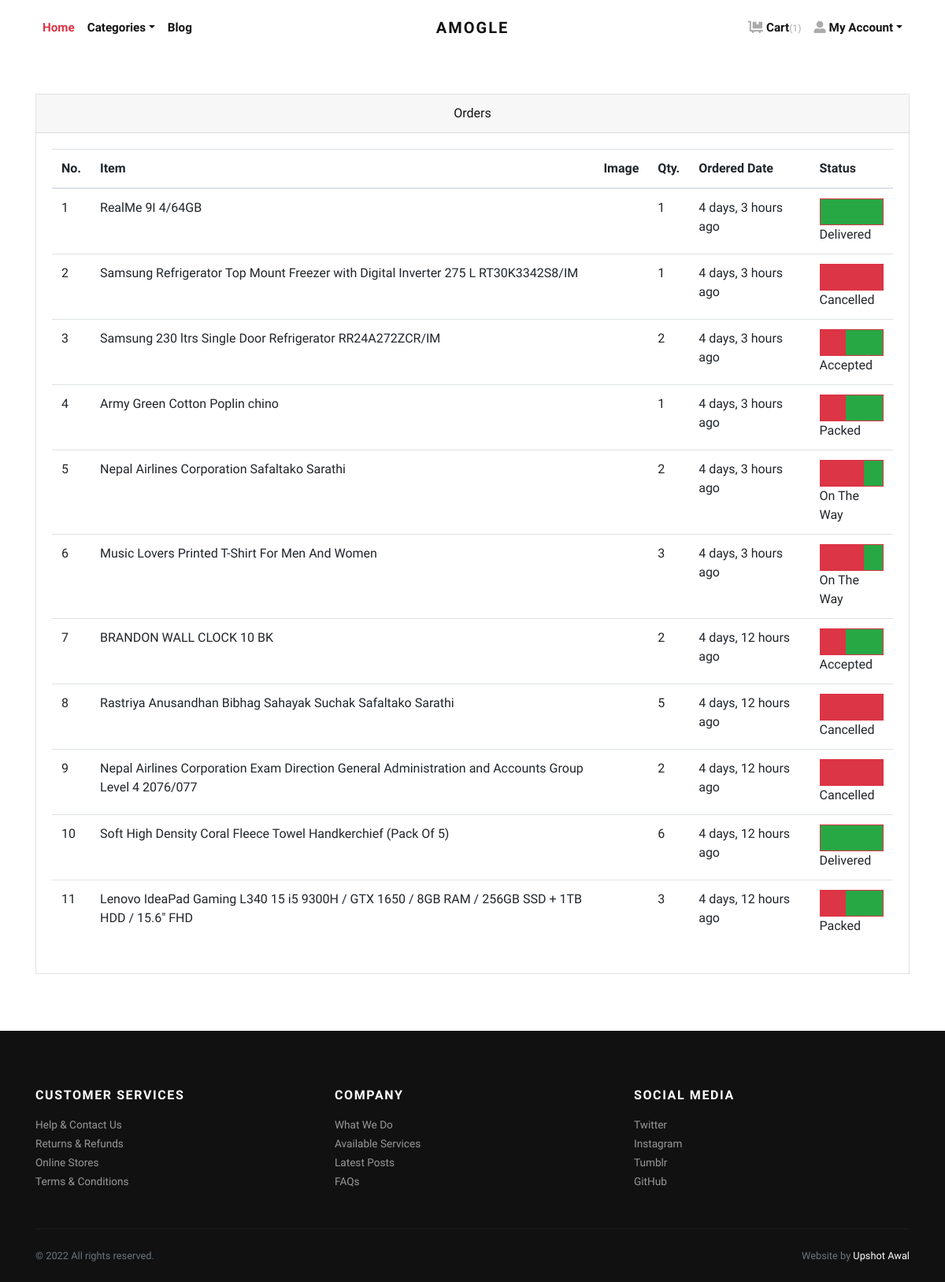
/orders/ (signed in), run on an earlier commit of the app's database.
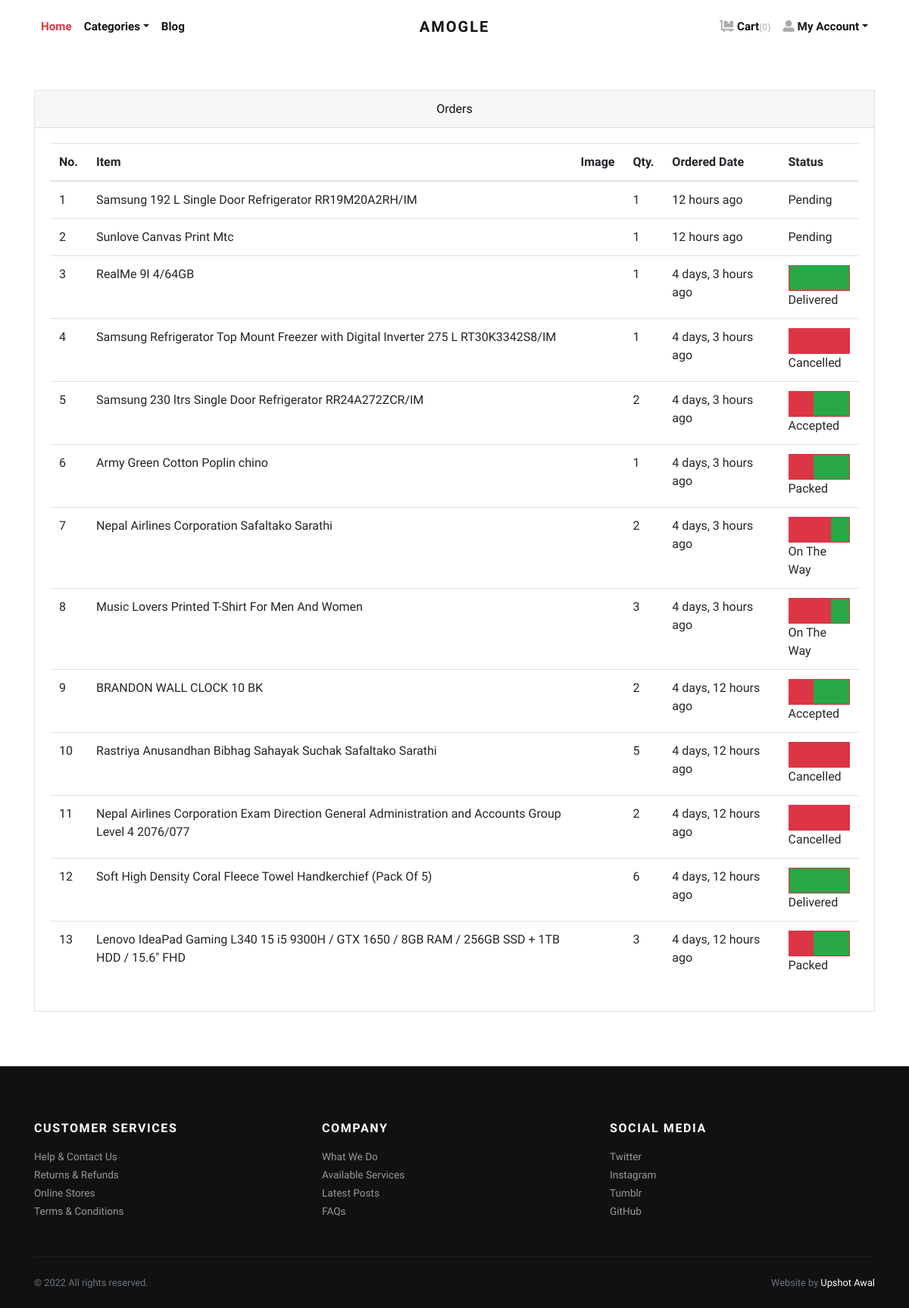
And on a later commit of the database.
### store/models.py (models this page shows, shortened)
class Order(models.Model):
    user = models.ForeignKey(User, verbose_name="User",
                             on_delete=models.CASCADE)
    address = models.ForeignKey(
        Address, verbose_name="Shipping Address", on_delete=models.CASCADE)
    product = models.ForeignKey(
        Product, verbose_name="Product", on_delete=models.CASCADE)
    quantity = models.PositiveIntegerField(verbose_name="Quantity")
    ordered_date = models.DateTimeField(
        auto_now_add=True, verbose_name="Ordered Date")
    status = models.CharField(
        choices=STATUS_CHOICES,
        max_length=50,
        default="Pending"
    )

class Product(models.Model):
    title = models.CharField(max_length=150, verbose_name="Product Title")
    slug = AutoSlugField(populate_from='title', unique=True,
                         verbose_name="Product Slug")
    sku = models.CharField(max_length=255, unique=True,
                           verbose_name="Unique Product ID (SKU)")
    short_description = RichTextField()
    detail_description = models.TextField(
        blank=True, null=True, verbose_name="Detail Description")
    product_image = models.ImageField(
        upload_to='product', blank=True, null=True, verbose_name="Product Image")
    price = models.DecimalField(max_digits=8, decimal_places=2)
    category = models.ForeignKey(
        Category, verbose_name="Product Categoy", on_delete=models.CASCADE)
    is_active = models.BooleanField(verbose_name="Is Active?", default=True)
    is_featured = models.BooleanField(
        verbose_name="Is Featured?", default=True)
    created_at = models.DateTimeField(
        auto_now_add=True, verbose_name="Created Date")
    updated_at = models.DateTimeField(
        auto_now=True, verbose_name="Updated Date")
    class Meta:
        verbose_name_plural = 'Products'
        ordering = ('-created_at', )

### store/views.py (the view)
# urls.py: path('orders/', views.orders, name="orders"),
@ login_required
def orders(request):
    all_orders = Order.objects.filter(
        user=request.user).order_by('-ordered_date')
    return render(request, 'store/orders.html', {'orders': all_orders})

### store/context_preprocessors.py (called while the page is built)
def store_menu(request):
    categories = Category.objects.filter(is_active=True)
    context = {
        'categories_menu': categories,
    }
    return context

def cart_menu(request):
    if request.user.is_authenticated:
        cart_items= Cart.objects.filter(user=request.user)
        context = {
            'cart_items': cart_items,
        }
    else:
        context = {}
    return context

### templates/store/orders.html (shortened to what this page needs)
{% extends 'base.html' %}
{% load static %}
{% load humanize %}
    {% block content %}
      <div class="container py-5">
        <div class="row">
          <div class="col-lg-12">
            <div class="card mb-4" id="tables">
              <div class="card-header text-center">Orders</div>
              <div class="card-body">
                <table class="table table-hover">
                  <thead>
                    <tr>
                      <th>No.</th>
                      <th>Item</th>
                      <th>Image</th>
                      <th>Qty.</th>
                      <th>Ordered Date</th>
                      <th>Status</th>
                    </tr>
                  </thead>
                  <tbody>
                    {% if orders %}
                    {% for order in orders %}
                    <tr>
                      <td>{{forloop.counter}}</td>
                      <td>{{order.product.title}}</td>
                      <td>
                      </td>
                      <td>{{order.quantity}}</td>
                      <td>{{order.ordered_date|naturaltime}}</td>
                      <td>
                        {% if order.status == 'Accepted' %}
                        <div class="bg-success border border-primary">
                            <div class="p-3 bg-primary" style="width:0;"></div>
                        </div>
                        {% endif %}
                        {% if order.status == 'Packed' %}
                        <div class="bg-success border border-primary">
                            <div class="p-3 bg-primary" style="width:40%;"></div>
                        </div>
                        {% endif %}
                        {% if order.status == 'On The Way' %}
                        <div class="bg-success border border-primary">
                            <div class="p-3 bg-primary" style="width:70%;"></div>
                        </div>
                        {% endif %}
                        {% if order.status == 'Delivered' %}
                        <div class="bg-success border border-primary">
                            <div class="p-3 bg-success" style="width:100%;"></div>
                        </div>
                        {% endif %}
                        {% if order.status == 'Cancelled' %}
                        <div class="bg-success border border-danger">
                            <div class="p-3 bg-danger" style="width:100%;"></div>
                        </div>
                        {% endif %}
                        {{order.status}}
                      </td>
                    </tr>
                    {% endfor %}
                    {% endif %}
                  </tbody>
                </table>
              </div>
            </div>
          </div>
        </div>
      </div>
{% endblock content %}

What changed in the data, as far as the page shows it:
added Order: product "Samsung 192 L Single Door Refrigerator RR19M20A2RH/IM", quantity "1", ordered_date "12 hours ago", status "Pending"
added Order: product "Sunlove Canvas Print Mtc", quantity "1", ordered_date "12 hours ago", status "Pending"
Also different on the page:
{{ cart_items.count }}: "1" → "0"
